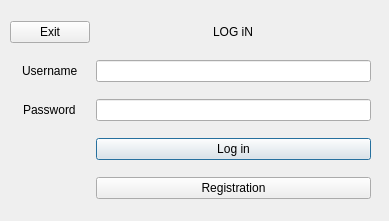
<?xml version="1.0" encoding="UTF-8"?>
<ui version="4.0">
 <class>auth_window</class>
 <widget class="QDialog" name="auth_window">
  <property name="geometry">
   <rect>
    <x>0</x>
    <y>0</y>
    <width>389</width>
    <height>221</height>
   </rect>
  </property>
  <property name="windowTitle">
   <string>Dialog</string>
  </property>
  <widget class="QWidget" name="gridLayoutWidget">
   <property name="geometry">
    <rect>
     <x>10</x>
     <y>10</y>
     <width>361</width>
     <height>201</height>
    </rect>
   </property>
   <layout class="QGridLayout" name="gridLayout">
    <item row="1" column="2">
     <widget class="QLineEdit" name="UserLineEdit"/>
    </item>
    <item row="0" column="2" alignment="Qt::AlignmentFlag::AlignHCenter">
     <widget class="QLabel" name="NameWindow_label">
      <property name="text">
       <string>LOG iN</string>
      </property>
     </widget>
    </item>
    <item row="2" column="1" alignment="Qt::AlignmentFlag::AlignHCenter">
     <widget class="QLabel" name="label_3">
      <property name="text">
       <string>Password</string>
      </property>
     </widget>
    </item>
    <item row="3" column="2">
     <widget class="QPushButton" name="LoginPushButton">
      <property name="text">
       <string>Log in</string>
      </property>
     </widget>
    </item>
    <item row="1" column="1" alignment="Qt::AlignmentFlag::AlignHCenter">
     <widget class="QLabel" name="label_2">
      <property name="text">
       <string>Username</string>
      </property>
     </widget>
    </item>
    <item row="2" column="2">
     <widget class="QLineEdit" name="PasswordLineEdit"/>
    </item>
    <item row="4" column="2">
     <widget class="QPushButton" name="RegisterPushButton">
      <property name="text">
       <string>Registration</string>
      </property>
     </widget>
    </item>
    <item row="0" column="1">
     <widget class="QPushButton" name="exitPushButton">
      <property name="autoFillBackground">
       <bool>false</bool>
      </property>
      <property name="styleSheet">
       <string notr="true"/>
      </property>
      <property name="text">
       <string>Exit</string>
      </property>
     </widget>
    </item>
   </layout>
  </widget>
 </widget>
 <resources/>
 <connections/>
</ui>
